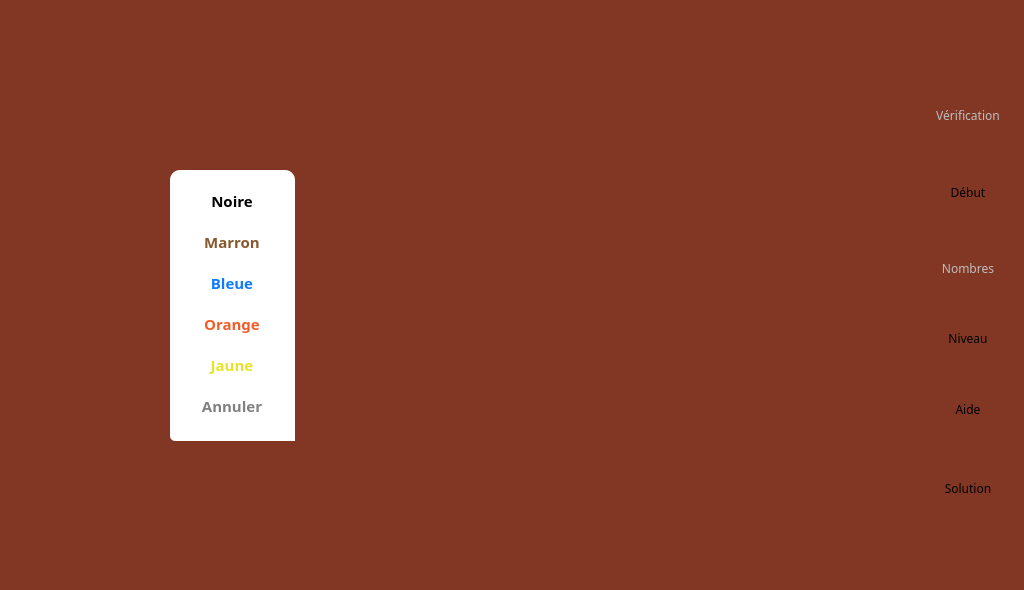
<?xml version="1.0" encoding="UTF-8"?>
<ui version="4.0">
 <class>MainWindow</class>
 <widget class="QMainWindow" name="MainWindow">
  <property name="geometry">
   <rect>
    <x>0</x>
    <y>0</y>
    <width>1024</width>
    <height>590</height>
   </rect>
  </property>
  <property name="windowTitle">
   <string>Tierce</string>
  </property>
  <widget class="QWidget" name="centralWidget">
   <property name="styleSheet">
    <string notr="true">QWidget#centralWidget {
background-color:#813723;
}</string>
   </property>
   <layout class="QGridLayout" name="gridLayout">
    <property name="leftMargin">
     <number>0</number>
    </property>
    <property name="topMargin">
     <number>0</number>
    </property>
    <property name="rightMargin">
     <number>0</number>
    </property>
    <property name="bottomMargin">
     <number>0</number>
    </property>
    <property name="spacing">
     <number>0</number>
    </property>
    <item row="1" column="0">
     <spacer name="horizontalSpacerGlobalLeft">
      <property name="orientation">
       <enum>Qt::Horizontal</enum>
      </property>
      <property name="sizeHint" stdset="0">
       <size>
        <width>0</width>
        <height>0</height>
       </size>
      </property>
     </spacer>
    </item>
    <item row="1" column="2">
     <spacer name="horizontalSpacerGlobalRight">
      <property name="orientation">
       <enum>Qt::Horizontal</enum>
      </property>
      <property name="sizeHint" stdset="0">
       <size>
        <width>0</width>
        <height>0</height>
       </size>
      </property>
     </spacer>
    </item>
    <item row="0" column="1">
     <spacer name="verticalSpacerGlobalTop">
      <property name="orientation">
       <enum>Qt::Vertical</enum>
      </property>
      <property name="sizeHint" stdset="0">
       <size>
        <width>0</width>
        <height>0</height>
       </size>
      </property>
     </spacer>
    </item>
    <item row="2" column="1">
     <spacer name="verticalSpacerGlobalBottom">
      <property name="orientation">
       <enum>Qt::Vertical</enum>
      </property>
      <property name="sizeHint" stdset="0">
       <size>
        <width>0</width>
        <height>0</height>
       </size>
      </property>
     </spacer>
    </item>
    <item row="1" column="1">
     <widget class="QWidget" name="widgetContainer" native="true">
      <property name="minimumSize">
       <size>
        <width>1024</width>
        <height>590</height>
       </size>
      </property>
      <property name="maximumSize">
       <size>
        <width>1024</width>
        <height>590</height>
       </size>
      </property>
      <layout class="QVBoxLayout" name="verticalLayout_2">
       <property name="spacing">
        <number>0</number>
       </property>
       <property name="leftMargin">
        <number>0</number>
       </property>
       <property name="topMargin">
        <number>0</number>
       </property>
       <property name="rightMargin">
        <number>0</number>
       </property>
       <property name="bottomMargin">
        <number>0</number>
       </property>
       <item>
        <widget class="AbulEduMenuFeuilleV1" name="frmMenuFeuille">
         <property name="frameShape">
          <enum>QFrame::NoFrame</enum>
         </property>
         <property name="frameShadow">
          <enum>QFrame::Raised</enum>
         </property>
        </widget>
       </item>
       <item>
        <widget class="AbulEduStackedWidgetV1" name="stackedWidget">
         <property name="currentIndex">
          <number>0</number>
         </property>
         <widget class="QWidget" name="pagePrincipale">
          <property name="styleSheet">
           <string notr="true">QWidget#pagePrincipale {	
	background-image: url(:/data_images/background);
	background-repeat: repeat-no;
   	background-position: top right;
}</string>
          </property>
          <widget class="QFrame" name="frmIcones">
           <property name="geometry">
            <rect>
             <x>923</x>
             <y>76</y>
             <width>90</width>
             <height>458</height>
            </rect>
           </property>
           <property name="minimumSize">
            <size>
             <width>90</width>
             <height>60</height>
            </size>
           </property>
           <property name="maximumSize">
            <size>
             <width>100</width>
             <height>16777215</height>
            </size>
           </property>
           <property name="lineWidth">
            <number>0</number>
           </property>
           <layout class="QVBoxLayout" name="verticalLayout">
            <property name="spacing">
             <number>2</number>
            </property>
            <property name="leftMargin">
             <number>0</number>
            </property>
            <property name="topMargin">
             <number>0</number>
            </property>
            <property name="rightMargin">
             <number>0</number>
            </property>
            <property name="bottomMargin">
             <number>0</number>
            </property>
            <item>
             <widget class="AbulEduFlatBoutonV1" name="btnVerifier">
              <property name="enabled">
               <bool>false</bool>
              </property>
              <property name="minimumSize">
               <size>
                <width>0</width>
                <height>69</height>
               </size>
              </property>
              <property name="maximumSize">
               <size>
                <width>16777215</width>
                <height>16777215</height>
               </size>
              </property>
              <property name="font">
               <font>
                <family>Andika Basic</family>
                <weight>50</weight>
                <bold>false</bold>
               </font>
              </property>
              <property name="toolTip">
               <string/>
              </property>
              <property name="whatsThis">
               <string notr="true">verification</string>
              </property>
              <property name="text">
               <string>Vérification</string>
              </property>
              <property name="iconSize">
               <size>
                <width>50</width>
                <height>50</height>
               </size>
              </property>
              <property name="flat">
               <bool>true</bool>
              </property>
              <property name="IconeNormale" stdset="0">
               <string notr="true">:/data_images/verification</string>
              </property>
              <property name="IconeSurvol" stdset="0">
               <string notr="true">:/data_images/verificationHover</string>
              </property>
              <property name="IconePressed" stdset="0">
               <string notr="true">:/data_images/verificationPressed</string>
              </property>
              <property name="IconeDisabled" stdset="0">
               <string notr="true">:/data_images/verificationDisabled</string>
              </property>
              <property name="BackgroundAlignement" stdset="0">
               <string notr="true">center top</string>
              </property>
              <property name="TexteAlignement" stdset="0">
               <string notr="true">Qt::AlignBottom</string>
              </property>
              <property name="CouleurTexteNormale" stdset="0">
               <color>
                <red>255</red>
                <green>255</green>
                <blue>255</blue>
               </color>
              </property>
              <property name="CouleurTexteSurvol" stdset="0">
               <color>
                <red>255</red>
                <green>0</green>
                <blue>0</blue>
               </color>
              </property>
             </widget>
            </item>
            <item>
             <widget class="AbulEduFlatBoutonV1" name="btnRecommencer">
              <property name="sizePolicy">
               <sizepolicy hsizetype="Minimum" vsizetype="Fixed">
                <horstretch>0</horstretch>
                <verstretch>0</verstretch>
               </sizepolicy>
              </property>
              <property name="minimumSize">
               <size>
                <width>0</width>
                <height>70</height>
               </size>
              </property>
              <property name="maximumSize">
               <size>
                <width>16777215</width>
                <height>16777215</height>
               </size>
              </property>
              <property name="font">
               <font>
                <family>Andika Basic</family>
                <weight>50</weight>
                <bold>false</bold>
               </font>
              </property>
              <property name="toolTip">
               <string/>
              </property>
              <property name="whatsThis">
               <string notr="true">debut</string>
              </property>
              <property name="text">
               <string>Début</string>
              </property>
              <property name="iconSize">
               <size>
                <width>50</width>
                <height>50</height>
               </size>
              </property>
              <property name="flat">
               <bool>true</bool>
              </property>
              <property name="IconeNormale" stdset="0">
               <string notr="true">:/data_images/debut</string>
              </property>
              <property name="IconeSurvol" stdset="0">
               <string notr="true">:/data_images/debutHover</string>
              </property>
              <property name="IconePressed" stdset="0">
               <string notr="true">:/data_images/debutPressed</string>
              </property>
              <property name="IconeDisabled" stdset="0">
               <string notr="true">:/data_images/debutDisabled</string>
              </property>
              <property name="BackgroundAlignement" stdset="0">
               <string notr="true">center top</string>
              </property>
              <property name="TexteAlignement" stdset="0">
               <string notr="true">Qt::AlignBottom</string>
              </property>
              <property name="CouleurTexteNormale" stdset="0">
               <color>
                <red>255</red>
                <green>255</green>
                <blue>255</blue>
               </color>
              </property>
              <property name="CouleurTexteSurvol" stdset="0">
               <color>
                <red>255</red>
                <green>0</green>
                <blue>0</blue>
               </color>
              </property>
             </widget>
            </item>
            <item>
             <widget class="AbulEduFlatBoutonV1" name="btnNombres">
              <property name="enabled">
               <bool>false</bool>
              </property>
              <property name="sizePolicy">
               <sizepolicy hsizetype="Minimum" vsizetype="Fixed">
                <horstretch>0</horstretch>
                <verstretch>0</verstretch>
               </sizepolicy>
              </property>
              <property name="minimumSize">
               <size>
                <width>0</width>
                <height>69</height>
               </size>
              </property>
              <property name="maximumSize">
               <size>
                <width>16777215</width>
                <height>16777215</height>
               </size>
              </property>
              <property name="font">
               <font>
                <family>Andika Basic</family>
                <weight>50</weight>
                <bold>false</bold>
               </font>
              </property>
              <property name="toolTip">
               <string/>
              </property>
              <property name="whatsThis">
               <string notr="true">nombres</string>
              </property>
              <property name="text">
               <string>Nombres</string>
              </property>
              <property name="iconSize">
               <size>
                <width>50</width>
                <height>50</height>
               </size>
              </property>
              <property name="flat">
               <bool>true</bool>
              </property>
              <property name="IconeNormale" stdset="0">
               <string notr="true">:/data_images/nombres</string>
              </property>
              <property name="IconeSurvol" stdset="0">
               <string notr="true">:/data_images/nombresHover</string>
              </property>
              <property name="IconePressed" stdset="0">
               <string notr="true">:/data_images/nombresPressed</string>
              </property>
              <property name="IconeDisabled" stdset="0">
               <string notr="true">:/data_images/nombresDisabled</string>
              </property>
              <property name="BackgroundAlignement" stdset="0">
               <string notr="true">center top</string>
              </property>
              <property name="TexteAlignement" stdset="0">
               <string notr="true">Qt::AlignBottom</string>
              </property>
              <property name="CouleurTexteNormale" stdset="0">
               <color>
                <red>255</red>
                <green>255</green>
                <blue>255</blue>
               </color>
              </property>
              <property name="CouleurTexteSurvol" stdset="0">
               <color>
                <red>255</red>
                <green>0</green>
                <blue>0</blue>
               </color>
              </property>
             </widget>
            </item>
            <item>
             <widget class="AbulEduFlatBoutonV1" name="btnNiveaux">
              <property name="sizePolicy">
               <sizepolicy hsizetype="Minimum" vsizetype="Fixed">
                <horstretch>0</horstretch>
                <verstretch>0</verstretch>
               </sizepolicy>
              </property>
              <property name="minimumSize">
               <size>
                <width>0</width>
                <height>56</height>
               </size>
              </property>
              <property name="maximumSize">
               <size>
                <width>16777215</width>
                <height>16777215</height>
               </size>
              </property>
              <property name="font">
               <font>
                <family>Andika Basic</family>
                <weight>50</weight>
                <bold>false</bold>
               </font>
              </property>
              <property name="toolTip">
               <string/>
              </property>
              <property name="whatsThis">
               <string notr="true">niveaux</string>
              </property>
              <property name="text">
               <string>Niveau</string>
              </property>
              <property name="iconSize">
               <size>
                <width>50</width>
                <height>50</height>
               </size>
              </property>
              <property name="flat">
               <bool>true</bool>
              </property>
              <property name="IconeNormale" stdset="0">
               <string notr="true">:/data_images/niveaux</string>
              </property>
              <property name="IconeSurvol" stdset="0">
               <string notr="true">:/data_images/niveauxHover</string>
              </property>
              <property name="IconePressed" stdset="0">
               <string notr="true">:/data_images/niveauxPressed</string>
              </property>
              <property name="IconeDisabled" stdset="0">
               <string notr="true">:/data_images/niveauxDisabled</string>
              </property>
              <property name="BackgroundAlignement" stdset="0">
               <string notr="true">center top</string>
              </property>
              <property name="TexteAlignement" stdset="0">
               <string notr="true">Qt::AlignBottom</string>
              </property>
              <property name="CouleurTexteNormale" stdset="0">
               <color>
                <red>255</red>
                <green>255</green>
                <blue>255</blue>
               </color>
              </property>
              <property name="CouleurTexteSurvol" stdset="0">
               <color>
                <red>255</red>
                <green>0</green>
                <blue>0</blue>
               </color>
              </property>
             </widget>
            </item>
            <item>
             <widget class="AbulEduFlatBoutonV1" name="btnAide">
              <property name="sizePolicy">
               <sizepolicy hsizetype="Minimum" vsizetype="Fixed">
                <horstretch>0</horstretch>
                <verstretch>0</verstretch>
               </sizepolicy>
              </property>
              <property name="minimumSize">
               <size>
                <width>0</width>
                <height>73</height>
               </size>
              </property>
              <property name="maximumSize">
               <size>
                <width>16777215</width>
                <height>16777215</height>
               </size>
              </property>
              <property name="font">
               <font>
                <family>Andika Basic</family>
                <weight>50</weight>
                <bold>false</bold>
               </font>
              </property>
              <property name="toolTip">
               <string/>
              </property>
              <property name="whatsThis">
               <string notr="true">aide</string>
              </property>
              <property name="text">
               <string>Aide</string>
              </property>
              <property name="iconSize">
               <size>
                <width>50</width>
                <height>50</height>
               </size>
              </property>
              <property name="flat">
               <bool>true</bool>
              </property>
              <property name="IconeNormale" stdset="0">
               <string notr="true">:/data_images/aide</string>
              </property>
              <property name="IconeSurvol" stdset="0">
               <string notr="true">:/data_images/aideHover</string>
              </property>
              <property name="IconePressed" stdset="0">
               <string notr="true">:/data_images/aidePressed</string>
              </property>
              <property name="IconeDisabled" stdset="0">
               <string notr="true">:/data_images/aideDisabled</string>
              </property>
              <property name="BackgroundAlignement" stdset="0">
               <string notr="true">center top</string>
              </property>
              <property name="TexteAlignement" stdset="0">
               <string notr="true">Qt::AlignBottom</string>
              </property>
              <property name="CouleurTexteNormale" stdset="0">
               <color>
                <red>255</red>
                <green>255</green>
                <blue>255</blue>
               </color>
              </property>
              <property name="CouleurTexteSurvol" stdset="0">
               <color>
                <red>255</red>
                <green>0</green>
                <blue>0</blue>
               </color>
              </property>
             </widget>
            </item>
            <item>
             <widget class="AbulEduFlatBoutonV1" name="btnAbandonner">
              <property name="minimumSize">
               <size>
                <width>0</width>
                <height>70</height>
               </size>
              </property>
              <property name="maximumSize">
               <size>
                <width>16777215</width>
                <height>16777215</height>
               </size>
              </property>
              <property name="font">
               <font>
                <family>Andika Basic</family>
                <weight>50</weight>
                <bold>false</bold>
               </font>
              </property>
              <property name="toolTip">
               <string/>
              </property>
              <property name="whatsThis">
               <string notr="true">solution</string>
              </property>
              <property name="text">
               <string>Solution</string>
              </property>
              <property name="iconSize">
               <size>
                <width>50</width>
                <height>50</height>
               </size>
              </property>
              <property name="flat">
               <bool>true</bool>
              </property>
              <property name="IconeNormale" stdset="0">
               <string notr="true">:/data_images/solution</string>
              </property>
              <property name="IconeSurvol" stdset="0">
               <string notr="true">:/data_images/solutionHover</string>
              </property>
              <property name="IconePressed" stdset="0">
               <string notr="true">:/data_images/solutionPressed</string>
              </property>
              <property name="IconeDisabled" stdset="0">
               <string notr="true">:/data_images/solutionDisabled</string>
              </property>
              <property name="BackgroundAlignement" stdset="0">
               <string notr="true">center top</string>
              </property>
              <property name="TexteAlignement" stdset="0">
               <string notr="true">Qt::AlignBottom</string>
              </property>
              <property name="CouleurTexteNormale" stdset="0">
               <color>
                <red>255</red>
                <green>255</green>
                <blue>255</blue>
               </color>
              </property>
              <property name="CouleurTexteSurvol" stdset="0">
               <color>
                <red>255</red>
                <green>0</green>
                <blue>0</blue>
               </color>
              </property>
             </widget>
            </item>
           </layout>
          </widget>
          <widget class="QFrame" name="frmAireDeJeu">
           <property name="geometry">
            <rect>
             <x>370</x>
             <y>30</y>
             <width>500</width>
             <height>480</height>
            </rect>
           </property>
           <property name="styleSheet">
            <string notr="true"/>
           </property>
           <property name="frameShape">
            <enum>QFrame::NoFrame</enum>
           </property>
           <property name="frameShadow">
            <enum>QFrame::Raised</enum>
           </property>
          </widget>
          <widget class="QFrame" name="frmNiveau">
           <property name="geometry">
            <rect>
             <x>170</x>
             <y>170</y>
             <width>125</width>
             <height>271</height>
            </rect>
           </property>
           <property name="styleSheet">
            <string notr="true">background: #ffffff;
border-top-left-radius: 10px;
border-top-right-radius: 10px;
border-bottom-left-radius: 5px;</string>
           </property>
           <property name="frameShape">
            <enum>QFrame::StyledPanel</enum>
           </property>
           <property name="frameShadow">
            <enum>QFrame::Raised</enum>
           </property>
           <layout class="QGridLayout" name="gridLayout_2">
            <item row="11" column="0">
             <widget class="AbulEduFlatBoutonV1" name="btnNiveauAnnuler">
              <property name="enabled">
               <bool>true</bool>
              </property>
              <property name="minimumSize">
               <size>
                <width>100</width>
                <height>30</height>
               </size>
              </property>
              <property name="maximumSize">
               <size>
                <width>100</width>
                <height>30</height>
               </size>
              </property>
              <property name="font">
               <font>
                <family>Andika Basic</family>
                <pointsize>11</pointsize>
                <weight>75</weight>
                <bold>true</bold>
               </font>
              </property>
              <property name="cursor">
               <cursorShape>PointingHandCursor</cursorShape>
              </property>
              <property name="styleSheet">
               <string notr="true">color:gray;</string>
              </property>
              <property name="text">
               <string>Annuler</string>
              </property>
             </widget>
            </item>
            <item row="10" column="0">
             <widget class="AbulEduFlatBoutonV1" name="btnNiveauJaune">
              <property name="minimumSize">
               <size>
                <width>100</width>
                <height>30</height>
               </size>
              </property>
              <property name="maximumSize">
               <size>
                <width>100</width>
                <height>30</height>
               </size>
              </property>
              <property name="font">
               <font>
                <family>Andika Basic</family>
                <pointsize>11</pointsize>
                <weight>75</weight>
                <bold>true</bold>
               </font>
              </property>
              <property name="cursor">
               <cursorShape>PointingHandCursor</cursorShape>
              </property>
              <property name="styleSheet">
               <string notr="true">color:#e8e226;</string>
              </property>
              <property name="text">
               <string>Jaune</string>
              </property>
             </widget>
            </item>
            <item row="9" column="0">
             <widget class="AbulEduFlatBoutonV1" name="btnNiveauOrange">
              <property name="minimumSize">
               <size>
                <width>100</width>
                <height>30</height>
               </size>
              </property>
              <property name="maximumSize">
               <size>
                <width>100</width>
                <height>30</height>
               </size>
              </property>
              <property name="font">
               <font>
                <family>Andika Basic</family>
                <pointsize>11</pointsize>
                <weight>75</weight>
                <bold>true</bold>
               </font>
              </property>
              <property name="cursor">
               <cursorShape>PointingHandCursor</cursorShape>
              </property>
              <property name="styleSheet">
               <string notr="true">color:#f15c28;</string>
              </property>
              <property name="text">
               <string>Orange</string>
              </property>
             </widget>
            </item>
            <item row="8" column="0">
             <widget class="AbulEduFlatBoutonV1" name="btnNiveauBleu">
              <property name="minimumSize">
               <size>
                <width>100</width>
                <height>30</height>
               </size>
              </property>
              <property name="maximumSize">
               <size>
                <width>100</width>
                <height>30</height>
               </size>
              </property>
              <property name="font">
               <font>
                <family>Andika Basic</family>
                <pointsize>11</pointsize>
                <weight>75</weight>
                <bold>true</bold>
               </font>
              </property>
              <property name="cursor">
               <cursorShape>PointingHandCursor</cursorShape>
              </property>
              <property name="styleSheet">
               <string notr="true">color: #107bfa;</string>
              </property>
              <property name="text">
               <string>Bleue</string>
              </property>
             </widget>
            </item>
            <item row="3" column="0">
             <widget class="AbulEduFlatBoutonV1" name="btnNiveauMarron">
              <property name="minimumSize">
               <size>
                <width>100</width>
                <height>30</height>
               </size>
              </property>
              <property name="maximumSize">
               <size>
                <width>100</width>
                <height>30</height>
               </size>
              </property>
              <property name="font">
               <font>
                <family>Andika Basic</family>
                <pointsize>11</pointsize>
                <weight>75</weight>
                <bold>true</bold>
               </font>
              </property>
              <property name="cursor">
               <cursorShape>PointingHandCursor</cursorShape>
              </property>
              <property name="styleSheet">
               <string notr="true">color:#85582d;</string>
              </property>
              <property name="text">
               <string>Marron</string>
              </property>
             </widget>
            </item>
            <item row="0" column="0">
             <widget class="AbulEduFlatBoutonV1" name="btnNiveauNoire">
              <property name="minimumSize">
               <size>
                <width>100</width>
                <height>30</height>
               </size>
              </property>
              <property name="maximumSize">
               <size>
                <width>100</width>
                <height>30</height>
               </size>
              </property>
              <property name="font">
               <font>
                <family>Andika Basic</family>
                <pointsize>11</pointsize>
                <weight>75</weight>
                <bold>true</bold>
               </font>
              </property>
              <property name="cursor">
               <cursorShape>PointingHandCursor</cursorShape>
              </property>
              <property name="styleSheet">
               <string notr="true">color:black;</string>
              </property>
              <property name="text">
               <string>Noire</string>
              </property>
             </widget>
            </item>
           </layout>
          </widget>
          <widget class="QLabel" name="lblLevel">
           <property name="geometry">
            <rect>
             <x>927</x>
             <y>8</y>
             <width>80</width>
             <height>64</height>
            </rect>
           </property>
           <property name="text">
            <string/>
           </property>
           <property name="pixmap">
            <pixmap resource="data_images.qrc">:/data_images/belt0</pixmap>
           </property>
          </widget>
          <widget class="QLabel" name="lblGrid">
           <property name="geometry">
            <rect>
             <x>390</x>
             <y>30</y>
             <width>500</width>
             <height>377</height>
            </rect>
           </property>
           <property name="text">
            <string/>
           </property>
           <property name="pixmap">
            <pixmap resource="data_images.qrc">:/data_images/cadreNombres0</pixmap>
           </property>
           <property name="scaledContents">
            <bool>true</bool>
           </property>
          </widget>
         </widget>
         <widget class="AbulEduAproposV1" name="pageAbout"/>
        </widget>
       </item>
      </layout>
     </widget>
    </item>
   </layout>
  </widget>
  <action name="actionQuitter">
   <property name="text">
    <string>Quitter</string>
   </property>
  </action>
  <action name="action3x4">
   <property name="text">
    <string>3x4</string>
   </property>
  </action>
  <action name="action3x5">
   <property name="text">
    <string>3x5</string>
   </property>
  </action>
  <action name="action4x6">
   <property name="text">
    <string>4x6</string>
   </property>
  </action>
  <action name="action5x6">
   <property name="text">
    <string>5x6</string>
   </property>
  </action>
 </widget>
 <layoutdefault spacing="6" margin="11"/>
 <customwidgets>
  <customwidget>
   <class>AbulEduFlatBoutonV1</class>
   <extends>QPushButton</extends>
   <header>abuleduflatboutonv1.h</header>
  </customwidget>
  <customwidget>
   <class>AbulEduStackedWidgetV1</class>
   <extends>QStackedWidget</extends>
   <header>abuledustackedwidgetv1.h</header>
   <container>1</container>
  </customwidget>
  <customwidget>
   <class>AbulEduMenuFeuilleV1</class>
   <extends>QFrame</extends>
   <header>abuledumenufeuillev1.h</header>
   <container>1</container>
  </customwidget>
  <customwidget>
   <class>AbulEduAproposV1</class>
   <extends>QWidget</extends>
   <header>abuleduaproposv1.h</header>
   <container>1</container>
  </customwidget>
 </customwidgets>
 <resources>
  <include location="data_images.qrc"/>
 </resources>
 <connections>
  <connection>
   <sender>actionQuitter</sender>
   <signal>triggered()</signal>
   <receiver>MainWindow</receiver>
   <slot>close()</slot>
   <hints>
    <hint type="sourcelabel">
     <x>-1</x>
     <y>-1</y>
    </hint>
    <hint type="destinationlabel">
     <x>511</x>
     <y>299</y>
    </hint>
   </hints>
  </connection>
 </connections>
</ui>
